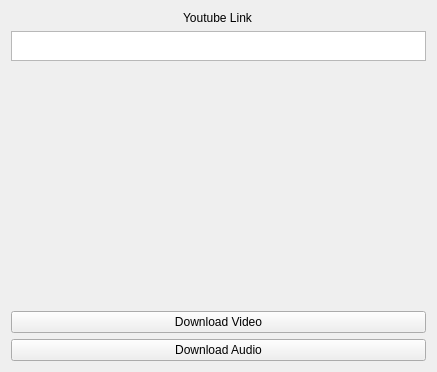
<?xml version="1.0" encoding="UTF-8"?>
<ui version="4.0">
 <class>Form</class>
 <widget class="QWidget" name="Form">
  <property name="geometry">
   <rect>
    <x>0</x>
    <y>0</y>
    <width>437</width>
    <height>372</height>
   </rect>
  </property>
  <property name="windowTitle">
   <string>Downloader</string>
  </property>
  <layout class="QGridLayout" name="gridLayout">
   <item row="0" column="0">
    <layout class="QVBoxLayout" name="main_layout">
     <item alignment="Qt::AlignHCenter">
      <widget class="QLabel" name="header">
       <property name="sizePolicy">
        <sizepolicy hsizetype="Preferred" vsizetype="Maximum">
         <horstretch>0</horstretch>
         <verstretch>0</verstretch>
        </sizepolicy>
       </property>
       <property name="text">
        <string>Youtube Link</string>
       </property>
      </widget>
     </item>
     <item>
      <widget class="QTextEdit" name="link_field">
       <property name="maximumSize">
        <size>
         <width>16777215</width>
         <height>30</height>
        </size>
       </property>
       <property name="font">
        <font>
         <pointsize>10</pointsize>
        </font>
       </property>
       <property name="html">
        <string>&lt;!DOCTYPE HTML PUBLIC &quot;-//W3C//DTD HTML 4.0//EN&quot; &quot;http://www.w3.org/TR/REC-html40/strict.dtd&quot;&gt;
&lt;html&gt;&lt;head&gt;&lt;meta name=&quot;qrichtext&quot; content=&quot;1&quot; /&gt;&lt;style type=&quot;text/css&quot;&gt;
p, li { white-space: pre-wrap; }
&lt;/style&gt;&lt;/head&gt;&lt;body style=&quot; font-family:'MS Shell Dlg 2'; font-size:10pt; font-weight:400; font-style:normal;&quot;&gt;
&lt;p style=&quot;-qt-paragraph-type:empty; margin-top:0px; margin-bottom:0px; margin-left:0px; margin-right:0px; -qt-block-indent:0; text-indent:0px; font-size:13pt;&quot;&gt;&lt;br /&gt;&lt;/p&gt;&lt;/body&gt;&lt;/html&gt;</string>
       </property>
      </widget>
     </item>
     <item>
      <widget class="QLabel" name="preview_label">
       <property name="font">
        <font>
         <pointsize>8</pointsize>
        </font>
       </property>
       <property name="text">
        <string/>
       </property>
       <property name="scaledContents">
        <bool>true</bool>
       </property>
      </widget>
     </item>
     <item>
      <widget class="QPushButton" name="video_download">
       <property name="text">
        <string>Download Video</string>
       </property>
      </widget>
     </item>
     <item>
      <widget class="QPushButton" name="audio_download">
       <property name="text">
        <string>Download Audio</string>
       </property>
      </widget>
     </item>
    </layout>
   </item>
  </layout>
 </widget>
 <resources/>
 <connections/>
</ui>
